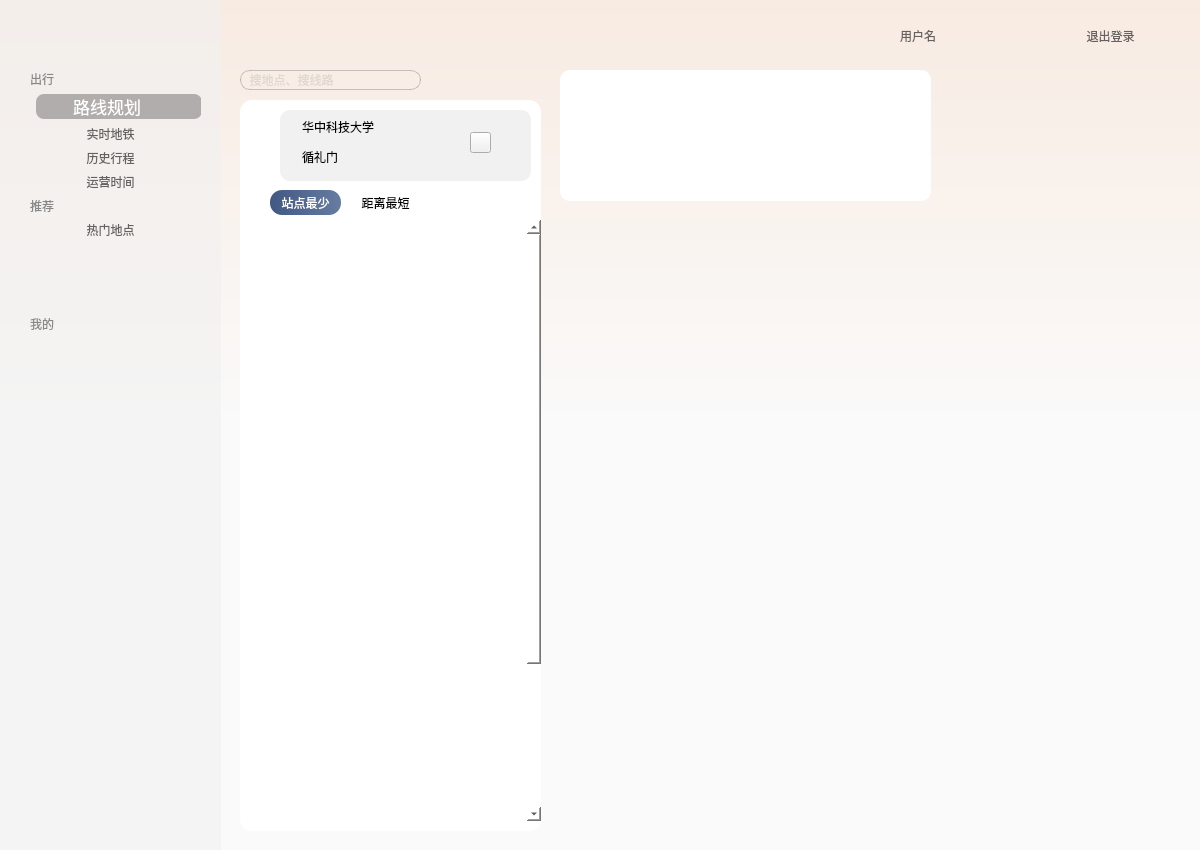
<?xml version="1.0" encoding="UTF-8"?>
<ui version="4.0">
 <class>secondWidget</class>
 <widget class="QWidget" name="secondWidget">
  <property name="geometry">
   <rect>
    <x>0</x>
    <y>0</y>
    <width>1200</width>
    <height>850</height>
   </rect>
  </property>
  <property name="windowTitle">
   <string>MetroPlus</string>
  </property>
  <property name="windowIcon">
   <iconset resource="image.qrc">
    <normaloff>:/new/prefix1/image/logo.png</normaloff>:/new/prefix1/image/logo.png</iconset>
  </property>
  <property name="styleSheet">
   <string notr="true">#secondWidget{
background-color: qlineargradient(spread:pad, x1:0, y1:0, x2:0, y2:1, stop:0 rgba(248, 235, 226, 255), stop:0.5 rgba(250, 250, 250, 255), stop:1 rgba(250, 250, 250, 255));
}</string>
  </property>
  <widget class="QLabel" name="logo">
   <property name="geometry">
    <rect>
     <x>10</x>
     <y>10</y>
     <width>201</width>
     <height>51</height>
    </rect>
   </property>
   <property name="styleSheet">
    <string notr="true">border-image: url(:/new/prefix1/image/LOGO2.png);
background-color: rgba(255, 255, 255, 0);</string>
   </property>
   <property name="text">
    <string/>
   </property>
  </widget>
  <widget class="QLabel" name="label">
   <property name="geometry">
    <rect>
     <x>237</x>
     <y>100</y>
     <width>307</width>
     <height>91</height>
    </rect>
   </property>
   <property name="styleSheet">
    <string notr="true">background: transparent;
border-image: url(:/new/prefix1/image/bg.png);</string>
   </property>
   <property name="text">
    <string/>
   </property>
  </widget>
  <widget class="QLineEdit" name="search">
   <property name="geometry">
    <rect>
     <x>240</x>
     <y>70</y>
     <width>181</width>
     <height>20</height>
    </rect>
   </property>
   <property name="styleSheet">
    <string notr="true">border-radius: 10px;
font: 11pt &quot;微软雅黑&quot;;
color: rgba(0,0,0,50);
background-color: rgba(0,0,0,0);
border-color: rgba(0,0,0,50);
border-width:1px 1px;
border-style:solid;</string>
   </property>
   <property name="text">
    <string/>
   </property>
   <property name="placeholderText">
    <string>  搜地点、搜线路</string>
   </property>
  </widget>
  <widget class="QLabel" name="label_2">
   <property name="geometry">
    <rect>
     <x>280</x>
     <y>110</y>
     <width>251</width>
     <height>71</height>
    </rect>
   </property>
   <property name="styleSheet">
    <string notr="true">background-color: rgb(241, 241, 241);
border-radius: 10px;
font: 14pt &quot;微软雅黑&quot;;</string>
   </property>
   <property name="text">
    <string/>
   </property>
  </widget>
  <widget class="QLineEdit" name="startText">
   <property name="geometry">
    <rect>
     <x>300</x>
     <y>120</y>
     <width>181</width>
     <height>20</height>
    </rect>
   </property>
   <property name="styleSheet">
    <string notr="true">font: 13pt &quot;微软雅黑&quot;;
background:transparent;
border-width:0;
border-style:outset;</string>
   </property>
   <property name="text">
    <string>华中科技大学</string>
   </property>
  </widget>
  <widget class="QLineEdit" name="endText">
   <property name="geometry">
    <rect>
     <x>300</x>
     <y>150</y>
     <width>181</width>
     <height>20</height>
    </rect>
   </property>
   <property name="styleSheet">
    <string notr="true">background:transparent;
border-width:0;
border-style:outset;
font: 13pt &quot;微软雅黑&quot;;</string>
   </property>
   <property name="text">
    <string>循礼门</string>
   </property>
  </widget>
  <widget class="QLabel" name="image1">
   <property name="geometry">
    <rect>
     <x>290</x>
     <y>129</y>
     <width>6</width>
     <height>35</height>
    </rect>
   </property>
   <property name="styleSheet">
    <string notr="true">border-image: url(:/new/prefix1/image/image1.png);
background:transparent;</string>
   </property>
   <property name="text">
    <string/>
   </property>
  </widget>
  <widget class="QPushButton" name="changeButton">
   <property name="geometry">
    <rect>
     <x>470</x>
     <y>132</y>
     <width>21</width>
     <height>21</height>
    </rect>
   </property>
   <property name="styleSheet">
    <string notr="true">border-image: url(:/new/prefix1/image/button1.png);
background-color: rgb(241, 241, 241);</string>
   </property>
   <property name="text">
    <string/>
   </property>
  </widget>
  <widget class="QLabel" name="menuBg">
   <property name="geometry">
    <rect>
     <x>0</x>
     <y>0</y>
     <width>221</width>
     <height>850</height>
    </rect>
   </property>
   <property name="styleSheet">
    <string notr="true">background-color: rgba(240, 240, 240,150);</string>
   </property>
   <property name="text">
    <string/>
   </property>
  </widget>
  <widget class="QPushButton" name="searchButton">
   <property name="geometry">
    <rect>
     <x>500</x>
     <y>132</y>
     <width>21</width>
     <height>21</height>
    </rect>
   </property>
   <property name="styleSheet">
    <string notr="true">border-image: url(:/new/prefix1/image/button2.png);
background:transparent;
border-width:0;
border-style:outset;</string>
   </property>
   <property name="text">
    <string/>
   </property>
  </widget>
  <widget class="QWidget" name="menuWidget" native="true">
   <property name="geometry">
    <rect>
     <x>30</x>
     <y>70</y>
     <width>171</width>
     <height>571</height>
    </rect>
   </property>
   <property name="styleSheet">
    <string notr="true">background-color: rgba(255, 255, 255, 0);</string>
   </property>
   <widget class="QWidget" name="verticalLayoutWidget">
    <property name="geometry">
     <rect>
      <x>0</x>
      <y>0</y>
      <width>172</width>
      <height>263</height>
     </rect>
    </property>
    <layout class="QVBoxLayout" name="menu">
     <item>
      <widget class="QPushButton" name="travel">
       <property name="layoutDirection">
        <enum>Qt::LeftToRight</enum>
       </property>
       <property name="styleSheet">
        <string notr="true">font: 700 9pt &quot;微软雅黑&quot;;
color: rgb(136, 136, 136);
background:transparent;
border-width:0;
border-style:outset;
text-align : left;</string>
       </property>
       <property name="text">
        <string>出行</string>
       </property>
      </widget>
     </item>
     <item>
      <layout class="QFormLayout" name="formLayout_3">
       <item row="1" column="1">
        <widget class="QPushButton" name="realTime">
         <property name="styleSheet">
          <string notr="true">QPushButton { 
background:transparent;
border-width:0;
border-style:outset;
font: 13pt &quot;微软雅黑&quot;;
color: rgba(0, 0, 0, 150);
 } 

QPushButton:hover { 
background-color: rgba(0,0,0,20);
border-radius: 8px;
}
</string>
         </property>
         <property name="text">
          <string>实时地铁     </string>
         </property>
         <property name="icon">
          <iconset resource="image.qrc">
           <normaloff>:/new/prefix1/image/realTimeIcon.png</normaloff>:/new/prefix1/image/realTimeIcon.png</iconset>
         </property>
         <property name="iconSize">
          <size>
           <width>15</width>
           <height>15</height>
          </size>
         </property>
        </widget>
       </item>
       <item row="2" column="1">
        <widget class="QPushButton" name="historyRoute">
         <property name="styleSheet">
          <string notr="true">QPushButton { 
background:transparent;
border-width:0;
border-style:outset;
font: 13pt &quot;微软雅黑&quot;;
color: rgba(0, 0, 0, 150);
 } 

QPushButton:hover { 
background-color: rgba(0,0,0,20);
border-radius: 8px;
}
</string>
         </property>
         <property name="text">
          <string>历史行程     </string>
         </property>
         <property name="icon">
          <iconset resource="image.qrc">
           <normaloff>:/new/prefix1/image/operationTimeIcon.png</normaloff>:/new/prefix1/image/operationTimeIcon.png</iconset>
         </property>
         <property name="iconSize">
          <size>
           <width>15</width>
           <height>15</height>
          </size>
         </property>
        </widget>
       </item>
       <item row="3" column="1">
        <widget class="QPushButton" name="operationTime">
         <property name="styleSheet">
          <string notr="true">QPushButton { 
background:transparent;
border-width:0;
border-style:outset;
font: 13pt &quot;微软雅黑&quot;;
color: rgba(0, 0, 0, 150);
 } 

QPushButton:hover { 
background-color: rgba(0,0,0,20);
border-radius: 8px;
}
</string>
         </property>
         <property name="text">
          <string>运营时间     </string>
         </property>
         <property name="icon">
          <iconset resource="image.qrc">
           <normaloff>:/new/prefix1/image/historyRouteIcon.png</normaloff>:/new/prefix1/image/historyRouteIcon.png</iconset>
         </property>
         <property name="iconSize">
          <size>
           <width>15</width>
           <height>15</height>
          </size>
         </property>
        </widget>
       </item>
       <item row="0" column="1">
        <widget class="QPushButton" name="routePlanning">
         <property name="styleSheet">
          <string notr="true">font: 13pt Microsoft YaHei UI;color: rgb(255, 255, 255);border-radius: 8px;background-color: rgba(0,0,0, 70);</string>
         </property>
         <property name="text">
          <string>路线规划     </string>
         </property>
         <property name="icon">
          <iconset resource="image.qrc">
           <normaloff>:/new/prefix1/image/routePlanningIcon.png</normaloff>:/new/prefix1/image/routePlanningIcon.png</iconset>
         </property>
         <property name="iconSize">
          <size>
           <width>15</width>
           <height>15</height>
          </size>
         </property>
        </widget>
       </item>
      </layout>
     </item>
     <item>
      <widget class="QPushButton" name="recommend">
       <property name="styleSheet">
        <string notr="true">font: 700 9pt &quot;微软雅黑&quot;;
color: rgb(136, 136, 136);
background:transparent;
border-width:0;
border-style:outset;
text-align : left;</string>
       </property>
       <property name="text">
        <string>推荐</string>
       </property>
      </widget>
     </item>
     <item>
      <layout class="QFormLayout" name="formLayout_5">
       <item row="0" column="1">
        <widget class="QPushButton" name="hotPlace">
         <property name="styleSheet">
          <string notr="true">QPushButton { 
background:transparent;
border-width:0;
border-style:outset;
font: 13pt &quot;微软雅黑&quot;;
color: rgba(0, 0, 0, 150);
 } 

QPushButton:hover { 
background-color: rgba(0,0,0,20);
border-radius: 8px;
}
</string>
         </property>
         <property name="text">
          <string>热门地点     </string>
         </property>
         <property name="icon">
          <iconset resource="image.qrc">
           <normaloff>:/new/prefix1/image/hotPlaceIcon.png</normaloff>:/new/prefix1/image/hotPlaceIcon.png</iconset>
         </property>
         <property name="iconSize">
          <size>
           <width>15</width>
           <height>15</height>
          </size>
         </property>
        </widget>
       </item>
      </layout>
     </item>
     <item>
      <widget class="QPushButton" name="person">
       <property name="styleSheet">
        <string notr="true">font: 700 9pt &quot;微软雅黑&quot;;
color: rgb(136, 136, 136);
background:transparent;
border-width:0;
border-style:outset;
text-align : left;</string>
       </property>
       <property name="text">
        <string>我的</string>
       </property>
      </widget>
     </item>
    </layout>
   </widget>
  </widget>
  <widget class="QLabel" name="username">
   <property name="geometry">
    <rect>
     <x>900</x>
     <y>20</y>
     <width>131</width>
     <height>31</height>
    </rect>
   </property>
   <property name="styleSheet">
    <string notr="true">background:transparent;
font: 12pt &quot;黑体&quot;;
border-style:outset;
color: rgba(0, 0, 0, 150);</string>
   </property>
   <property name="text">
    <string>用户名</string>
   </property>
  </widget>
  <widget class="QPushButton" name="exit_button">
   <property name="geometry">
    <rect>
     <x>1060</x>
     <y>20</y>
     <width>101</width>
     <height>31</height>
    </rect>
   </property>
   <property name="cursor">
    <cursorShape>PointingHandCursor</cursorShape>
   </property>
   <property name="styleSheet">
    <string notr="true">QPushButton { 
background:transparent;
font: 12pt &quot;黑体&quot;;
border-style:outset;
color: rgba(0, 0, 0, 150);
 } 

QPushButton:hover { 
color: rgba(0, 0, 0, 200);
}
</string>
   </property>
   <property name="text">
    <string>退出登录</string>
   </property>
   <property name="icon">
    <iconset resource="image.qrc">
     <normaloff>:/new/prefix1/image/exit_image.png</normaloff>:/new/prefix1/image/exit_image.png</iconset>
   </property>
   <property name="iconSize">
    <size>
     <width>15</width>
     <height>15</height>
    </size>
   </property>
  </widget>
  <widget class="QPushButton" name="profile_photo">
   <property name="geometry">
    <rect>
     <x>860</x>
     <y>20</y>
     <width>31</width>
     <height>31</height>
    </rect>
   </property>
   <property name="styleSheet">
    <string notr="true">background:transparent;
border-radius: 15px;
border-image: url(:/new/prefix1/image/head1.png);</string>
   </property>
   <property name="text">
    <string/>
   </property>
   <property name="iconSize">
    <size>
     <width>31</width>
     <height>31</height>
    </size>
   </property>
  </widget>
  <widget class="QPushButton" name="cloth_button">
   <property name="geometry">
    <rect>
     <x>1030</x>
     <y>20</y>
     <width>31</width>
     <height>31</height>
    </rect>
   </property>
   <property name="styleSheet">
    <string notr="true">background:transparent;
border-style:outset;</string>
   </property>
   <property name="text">
    <string/>
   </property>
   <property name="icon">
    <iconset resource="image.qrc">
     <normaloff>:/new/prefix1/image/cloth_image.png</normaloff>:/new/prefix1/image/cloth_image.png</iconset>
   </property>
   <property name="iconSize">
    <size>
     <width>18</width>
     <height>15</height>
    </size>
   </property>
  </widget>
  <widget class="QWidget" name="widget" native="true">
   <property name="geometry">
    <rect>
     <x>240</x>
     <y>100</y>
     <width>301</width>
     <height>731</height>
    </rect>
   </property>
   <property name="styleSheet">
    <string notr="true">background-color: rgb(255,255,255);
border-radius: 12px;</string>
   </property>
   <widget class="QScrollArea" name="scrollArea">
    <property name="geometry">
     <rect>
      <x>30</x>
      <y>120</y>
      <width>271</width>
      <height>601</height>
     </rect>
    </property>
    <property name="styleSheet">
     <string notr="true">QScrollArea{
background-color:transparent;
}</string>
    </property>
    <property name="widgetResizable">
     <bool>true</bool>
    </property>
    <widget class="QWidget" name="scrollAreaWidgetContents">
     <property name="geometry">
      <rect>
       <x>0</x>
       <y>0</y>
       <width>261</width>
       <height>800</height>
      </rect>
     </property>
     <property name="minimumSize">
      <size>
       <width>0</width>
       <height>800</height>
      </size>
     </property>
    </widget>
   </widget>
   <widget class="QPushButton" name="shortestDst">
    <property name="geometry">
     <rect>
      <x>110</x>
      <y>90</y>
      <width>71</width>
      <height>25</height>
     </rect>
    </property>
    <property name="styleSheet">
     <string notr="true">QPushButton{
font: 700 11pt Microsoft YaHei UI;
color: rgb(0,0,0);
background: transparent;
}
QPushButton:checked{
font: 700 11pt Microsoft YaHei UI;
color: rgb(255, 255, 255);
border-radius: 12px;
background-color: qlineargradient(spread:pad, x1:0, y1:0, x2:1, y2:0, stop:0 rgb(65,88,132) stop:1 rgb(102,124,161));
}</string>
    </property>
    <property name="text">
     <string>距离最短</string>
    </property>
    <property name="iconSize">
     <size>
      <width>15</width>
      <height>15</height>
     </size>
    </property>
    <property name="checkable">
     <bool>true</bool>
    </property>
    <property name="autoExclusive">
     <bool>true</bool>
    </property>
   </widget>
   <widget class="QPushButton" name="leastSta">
    <property name="geometry">
     <rect>
      <x>30</x>
      <y>90</y>
      <width>71</width>
      <height>25</height>
     </rect>
    </property>
    <property name="styleSheet">
     <string notr="true">QPushButton{
font: 700 11pt Microsoft YaHei UI;
color: rgb(0,0,0);
background: transparent;
}
QPushButton:checked{
font: 700 11pt Microsoft YaHei UI;
color: rgb(255, 255, 255);
border-radius: 12px;
background-color: qlineargradient(spread:pad, x1:0, y1:0, x2:1, y2:0, stop:0 rgb(65,88,132) stop:1 rgb(102,124,161));
}</string>
    </property>
    <property name="text">
     <string>站点最少</string>
    </property>
    <property name="iconSize">
     <size>
      <width>15</width>
      <height>15</height>
     </size>
    </property>
    <property name="checkable">
     <bool>true</bool>
    </property>
    <property name="checked">
     <bool>true</bool>
    </property>
    <property name="autoExclusive">
     <bool>true</bool>
    </property>
   </widget>
  </widget>
  <widget class="QWidget" name="widget_map" native="true">
   <property name="geometry">
    <rect>
     <x>560</x>
     <y>210</y>
     <width>621</width>
     <height>621</height>
    </rect>
   </property>
   <property name="styleSheet">
    <string notr="true">background: transparent;</string>
   </property>
   <widget class="QLabel" name="mapLabel">
    <property name="geometry">
     <rect>
      <x>0</x>
      <y>0</y>
      <width>621</width>
      <height>621</height>
     </rect>
    </property>
    <property name="styleSheet">
     <string notr="true">border-image: url(:/new/prefix1/image/metromap.png);</string>
    </property>
    <property name="text">
     <string/>
    </property>
   </widget>
  </widget>
  <widget class="QLabel" name="timeLabel">
   <property name="geometry">
    <rect>
     <x>560</x>
     <y>70</y>
     <width>371</width>
     <height>131</height>
    </rect>
   </property>
   <property name="styleSheet">
    <string notr="true">background-color: rgb(255,255,255);
border-radius: 10px;
padding-left: 10px;
padding-top: 5px;</string>
   </property>
   <property name="text">
    <string/>
   </property>
   <property name="alignment">
    <set>Qt::AlignLeading|Qt::AlignLeft|Qt::AlignTop</set>
   </property>
   <property name="margin">
    <number>0</number>
   </property>
  </widget>
  <widget class="QLabel" name="card1">
   <property name="geometry">
    <rect>
     <x>570</x>
     <y>110</y>
     <width>80</width>
     <height>80</height>
    </rect>
   </property>
   <property name="styleSheet">
    <string notr="true">border-image: url(:/new/prefix1/image/card1.png);</string>
   </property>
   <property name="text">
    <string/>
   </property>
  </widget>
  <widget class="QLabel" name="card2">
   <property name="geometry">
    <rect>
     <x>660</x>
     <y>110</y>
     <width>80</width>
     <height>80</height>
    </rect>
   </property>
   <property name="styleSheet">
    <string notr="true">border-image: url(:/new/prefix1/image/card2.png);</string>
   </property>
   <property name="text">
    <string/>
   </property>
  </widget>
  <widget class="QLabel" name="card3">
   <property name="geometry">
    <rect>
     <x>750</x>
     <y>110</y>
     <width>80</width>
     <height>80</height>
    </rect>
   </property>
   <property name="styleSheet">
    <string notr="true">border-image: url(:/new/prefix1/image/card3.png);</string>
   </property>
   <property name="text">
    <string/>
   </property>
  </widget>
  <widget class="QLabel" name="card4">
   <property name="geometry">
    <rect>
     <x>840</x>
     <y>110</y>
     <width>80</width>
     <height>80</height>
    </rect>
   </property>
   <property name="styleSheet">
    <string notr="true">border-image: url(:/new/prefix1/image/card4.png);</string>
   </property>
   <property name="text">
    <string/>
   </property>
  </widget>
  <widget class="QPushButton" name="time_toHotplace">
   <property name="geometry">
    <rect>
     <x>560</x>
     <y>70</y>
     <width>371</width>
     <height>131</height>
    </rect>
   </property>
   <property name="cursor">
    <cursorShape>PointingHandCursor</cursorShape>
   </property>
   <property name="styleSheet">
    <string notr="true">background:transparent;
border-width:0;
border-style:outset;</string>
   </property>
   <property name="text">
    <string/>
   </property>
  </widget>
  <zorder>widget_map</zorder>
  <zorder>widget</zorder>
  <zorder>menuBg</zorder>
  <zorder>logo</zorder>
  <zorder>label</zorder>
  <zorder>search</zorder>
  <zorder>label_2</zorder>
  <zorder>startText</zorder>
  <zorder>endText</zorder>
  <zorder>image1</zorder>
  <zorder>changeButton</zorder>
  <zorder>searchButton</zorder>
  <zorder>menuWidget</zorder>
  <zorder>username</zorder>
  <zorder>exit_button</zorder>
  <zorder>profile_photo</zorder>
  <zorder>cloth_button</zorder>
  <zorder>timeLabel</zorder>
  <zorder>card1</zorder>
  <zorder>card2</zorder>
  <zorder>card3</zorder>
  <zorder>card4</zorder>
  <zorder>time_toHotplace</zorder>
 </widget>
 <resources>
  <include location="image.qrc"/>
 </resources>
 <connections/>
</ui>
